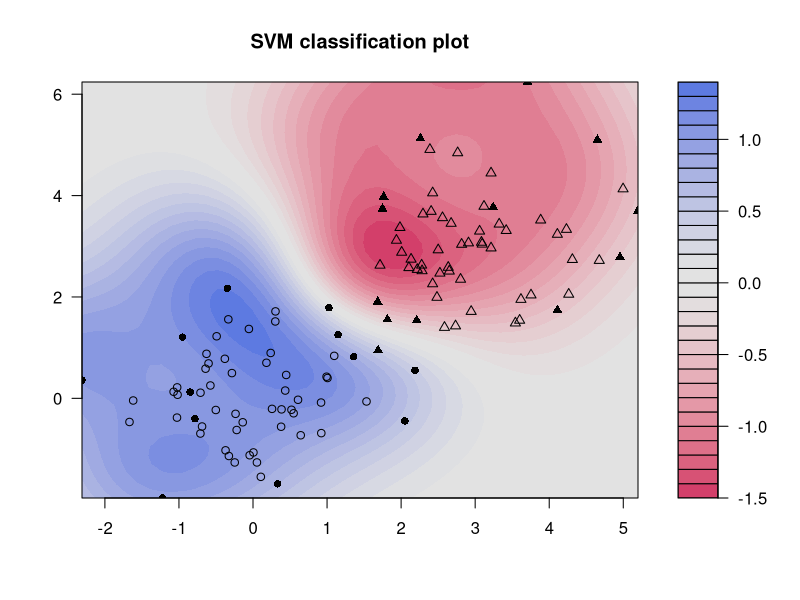
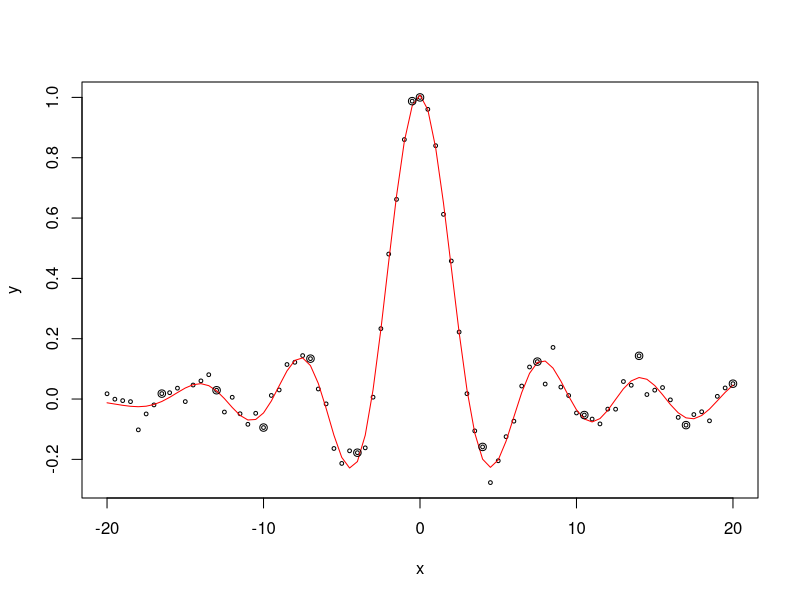
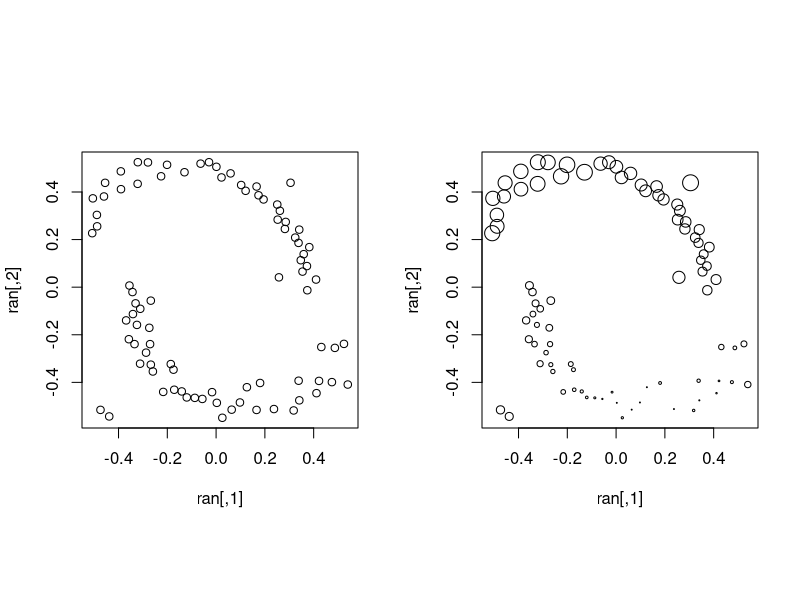
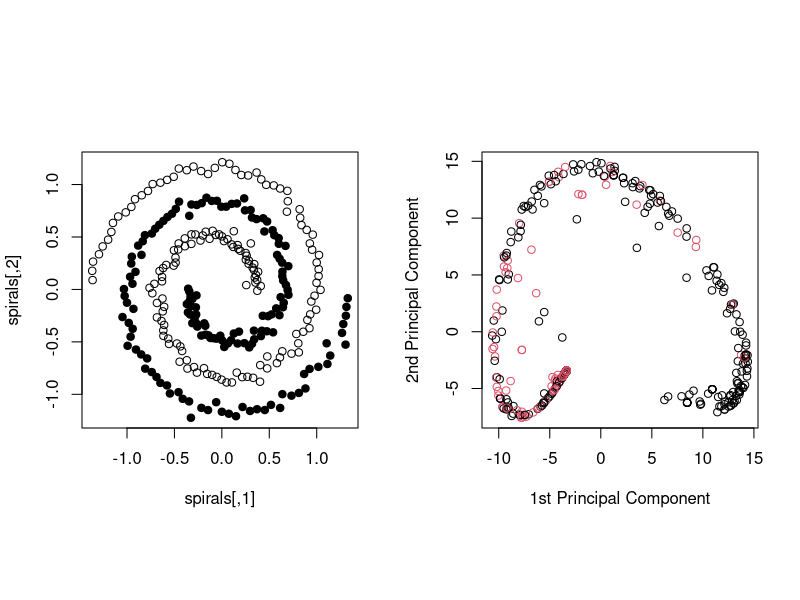
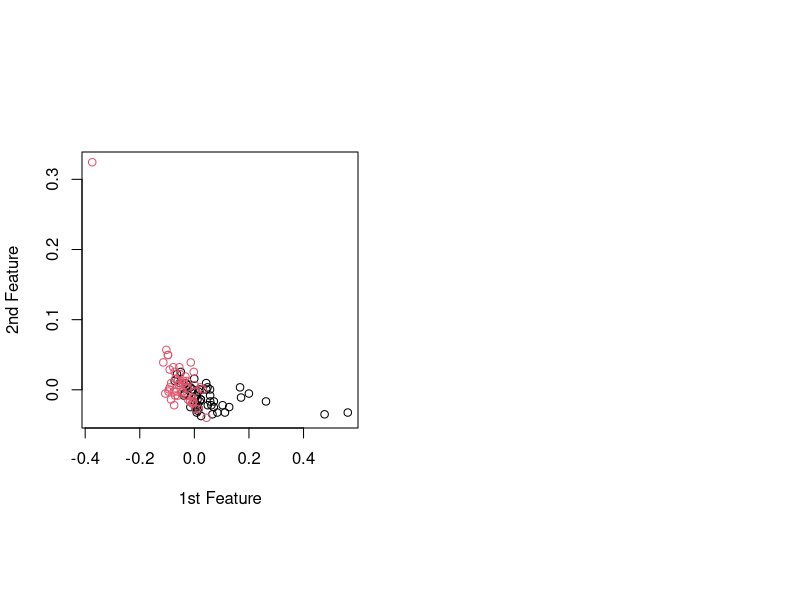

Write the R code that produced these figures, in order.
# Code example from 'kernlab' vignette. See references/ for full tutorial.

### R code from vignette source 'kernlab.Rnw'

###################################################
### code chunk number 1: preliminaries
###################################################
library(kernlab)
options(width = 70)


###################################################
### code chunk number 2: rbf1
###################################################
## create a RBF kernel function with sigma hyper-parameter 0.05 
rbf <- rbfdot(sigma = 0.05)
rbf
## create two random feature vectors
x <- rnorm(10)
y <- rnorm(10)
## compute dot product between x,y
rbf(x, y)


###################################################
### code chunk number 3: kernelMatrix
###################################################
## create a RBF kernel function with sigma hyper-parameter 0.05 
poly <- polydot(degree=2)
## create artificial data set
x <- matrix(rnorm(60), 6, 10)
y <- matrix(rnorm(40), 4, 10)
## compute kernel matrix
kx <- kernelMatrix(poly, x)
kxy <- kernelMatrix(poly, x, y)


###################################################
### code chunk number 4: ksvm
###################################################
## simple example using the promotergene data set
data(promotergene)
## create test and training set
tindex <- sample(1:dim(promotergene)[1],5)
genetrain <- promotergene[-tindex, ]
genetest <- promotergene[tindex,]
## train a support vector machine
gene <- ksvm(Class~.,data=genetrain,kernel="rbfdot",kpar="automatic",C=60,cross=3,prob.model=TRUE)
gene
predict(gene, genetest)
predict(gene, genetest, type="probabilities")


###################################################
### code chunk number 5: kernlab.Rnw:629-635
###################################################
set.seed(123)
x <- rbind(matrix(rnorm(120),,2),matrix(rnorm(120,mean=3),,2))
y <- matrix(c(rep(1,60),rep(-1,60)))

svp <- ksvm(x,y,type="C-svc")
plot(svp,data=x)


###################################################
### code chunk number 6: rvm
###################################################
x <- seq(-20, 20, 0.5)
y <- sin(x)/x + rnorm(81, sd = 0.03)
y[41] <- 1


###################################################
### code chunk number 7: rvm2
###################################################
rvmm <- rvm(x, y,kernel="rbfdot",kpar=list(sigma=0.1))
rvmm
ytest <- predict(rvmm, x)


###################################################
### code chunk number 8: kernlab.Rnw:686-689
###################################################
plot(x, y, cex=0.5)
lines(x, ytest, col = "red")
points(x[RVindex(rvmm)],y[RVindex(rvmm)],pch=21)


###################################################
### code chunk number 9: ranking
###################################################
data(spirals)
ran <- spirals[rowSums(abs(spirals) < 0.55) == 2,]
ranked <- ranking(ran, 54, kernel = "rbfdot", kpar = list(sigma = 100), edgegraph = TRUE)
ranked[54, 2] <- max(ranked[-54, 2])
c<-1:86
op <- par(mfrow = c(1, 2),pty="s")
plot(ran)
plot(ran, cex=c[ranked[,3]]/40)


###################################################
### code chunk number 10: onlearn
###################################################
## create toy data set
x <- rbind(matrix(rnorm(90),,2),matrix(rnorm(90)+3,,2))
y <- matrix(c(rep(1,45),rep(-1,45)),,1)

## initialize onlearn object
on <- inlearn(2,kernel="rbfdot",kpar=list(sigma=0.2),type="classification")
ind <- sample(1:90,90)
## learn one data point at the time
for(i in ind)
on <- onlearn(on,x[i,],y[i],nu=0.03,lambda=0.1)
sign(predict(on,x))


###################################################
### code chunk number 11: kernlab.Rnw:894-897
###################################################
data(spirals)
sc <- specc(spirals, centers=2)
plot(spirals, pch=(23 - 2*sc))


###################################################
### code chunk number 12: kpca
###################################################
data(spam)
train <- sample(1:dim(spam)[1],400)
kpc <- kpca(~.,data=spam[train,-58],kernel="rbfdot",kpar=list(sigma=0.001),features=2)
kpcv <- pcv(kpc)
plot(rotated(kpc),col=as.integer(spam[train,58]),xlab="1st Principal Component",ylab="2nd Principal Component")


###################################################
### code chunk number 13: kfa
###################################################
data(promotergene)
f <- kfa(~.,data=promotergene,features=2,kernel="rbfdot",kpar=list(sigma=0.013))
plot(predict(f,promotergene),col=as.numeric(promotergene[,1]),xlab="1st Feature",ylab="2nd Feature")
